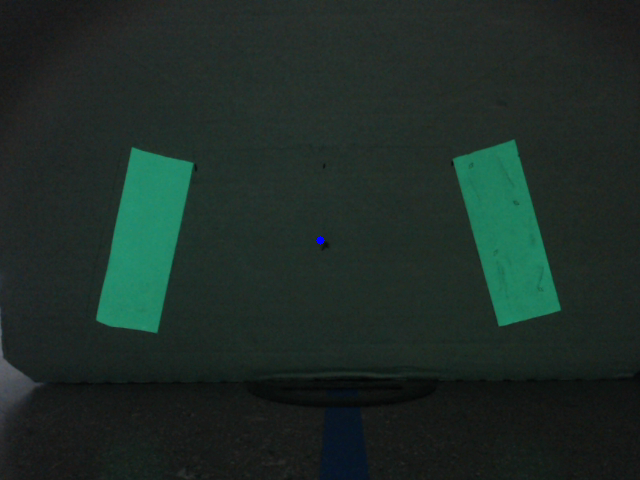
#> input picture test_photos/0degrees_18inches.png, 640 x 480 px
$ python hsv_plot.py
#> lines starting #> are read from the running program, lines starting #| are printed output that depends on the picture
import matplotlib.pyplot as plt
from mpl_toolkits.mplot3d import Axes3D
from matplotlib import cm
from matplotlib import colors
from sklearn.cluster import KMeans

import numpy as np
import cv2


img = cv2.imread('test_photos/0degrees_18inches.png')
#> img is the input picture: shape (480, 640, 3); mean B, G, R 38.9, 44.4, 29.9
hsv = cv2.cvtColor(img, cv2.COLOR_BGR2HSV)
#> hsv: shape (480, 640, 3); mean H, S, V 73.2, 66.3, 44.8

h, s, v = cv2.split(img)
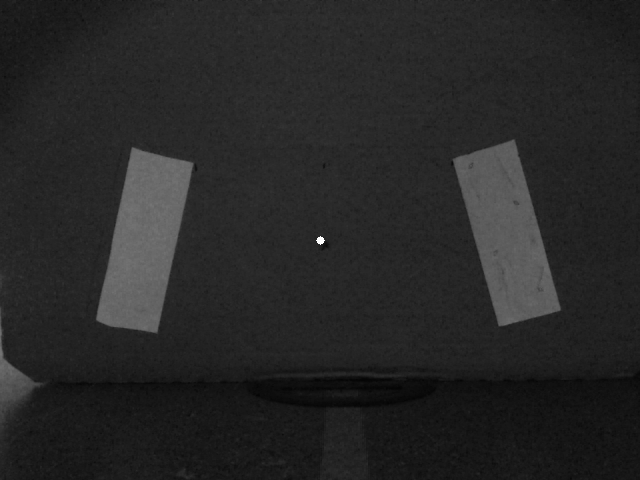
#> h: shape (480, 640); min 4, max 255, mean 38.9
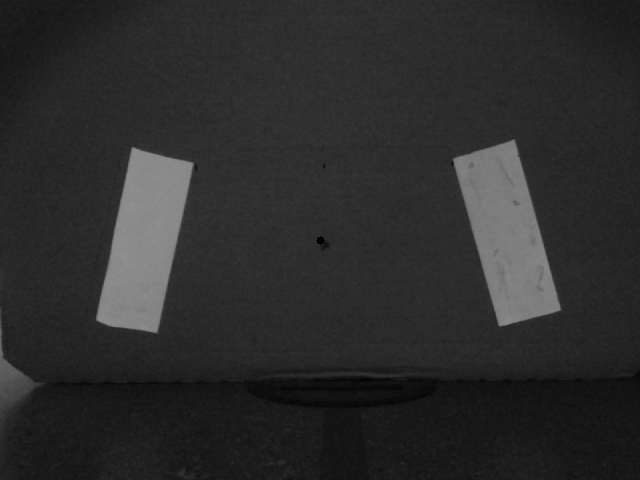
#> s: shape (480, 640); min 0, max 145, mean 44.4
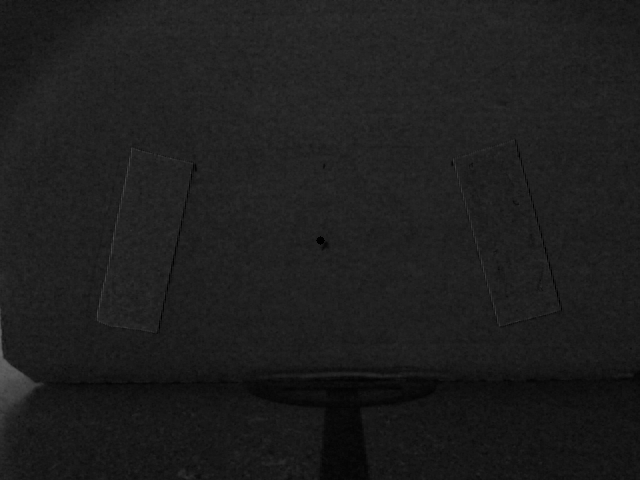
#> v: shape (480, 640); min 0, max 104, mean 29.9

fig = plt.figure()

axis = fig.add_subplot(1, 1, 1, projection="3d")

pixel_colors = img.reshape((np.shape(img)[0]*np.shape(img)[1], 3))

norm = colors.Normalize(vmin=-1.,vmax=1.)
norm.autoscale(pixel_colors)
pixel_colors = norm(pixel_colors).tolist()
#> pixel_colors = 307200 items

axis.scatter(h.flatten(), s.flatten(), v.flatten(), facecolors=pixel_colors, marker=".")

axis.set_xlabel("Hue")
axis.set_ylabel("Saturation")
axis.set_zlabel("Value")


plt.show()
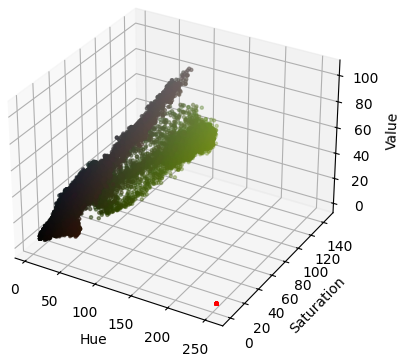
#> figure drawn by matplotlib, 1 panel

$ run again, with test_photos/0degrees_24inches.png copied over test_photos/0degrees_18inches.png
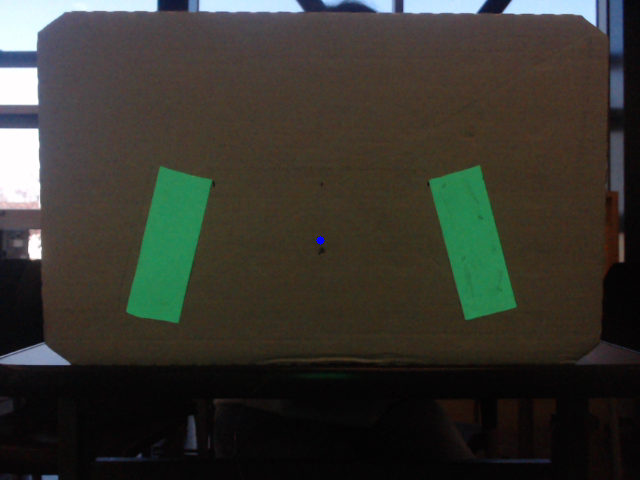
#> input picture test_photos/0degrees_24inches.png, 640 x 480 px
#> img is the input picture: shape (480, 640, 3); mean B, G, R 46, 53.3, 54
#> hsv: shape (480, 640, 3); mean H, S, V 49.4, 82.1, 61.4
#> `h, s, v = cv2.split(img)`:
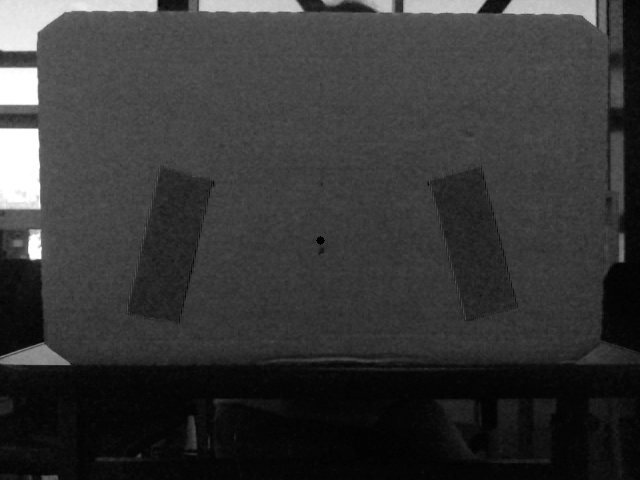
#> v: shape (480, 640); min 0, max 255, mean 54
#> pixel_colors = 307200 items
#> `plt.show()`:
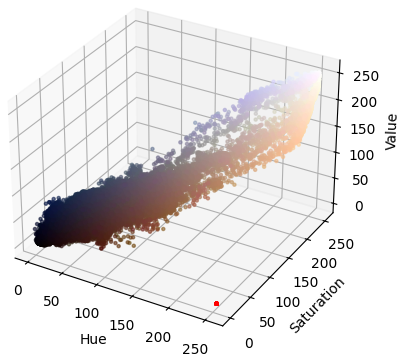
#> figure drawn by matplotlib, 1 panel

$ run again, with test_photos/0degrees_36inches.png copied over test_photos/0degrees_18inches.png
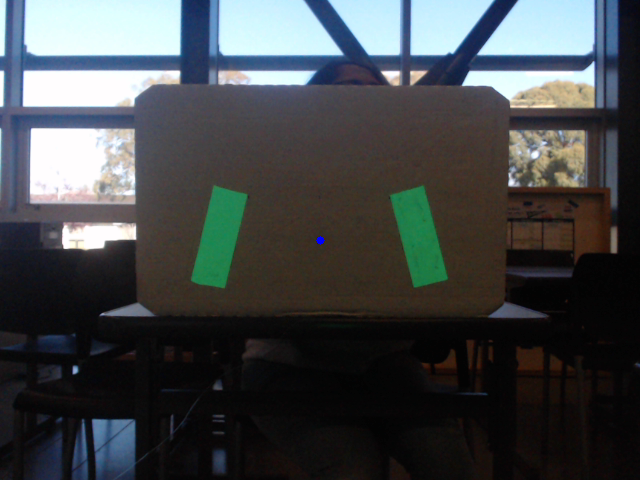
#> input picture test_photos/0degrees_36inches.png, 640 x 480 px
#> img is the input picture: shape (480, 640, 3); mean B, G, R 73.1, 71, 67.1
#> hsv: shape (480, 640, 3); mean H, S, V 72.1, 68.6, 80.4
#> `h, s, v = cv2.split(img)`:
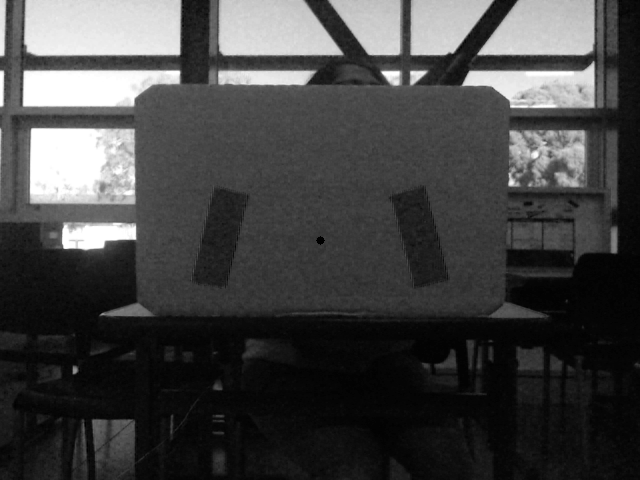
#> v: shape (480, 640); min 0, max 255, mean 67.1
#> pixel_colors = 307200 items
#> `plt.show()`:
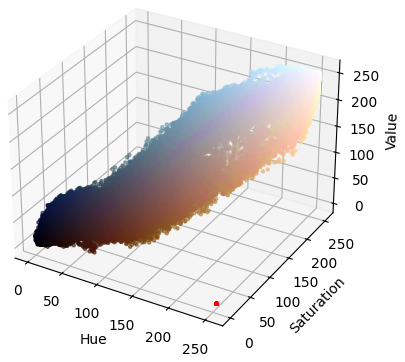
#> figure drawn by matplotlib, 1 panel

$ run again, with test_photos/0degrees_48inches.png copied over test_photos/0degrees_18inches.png
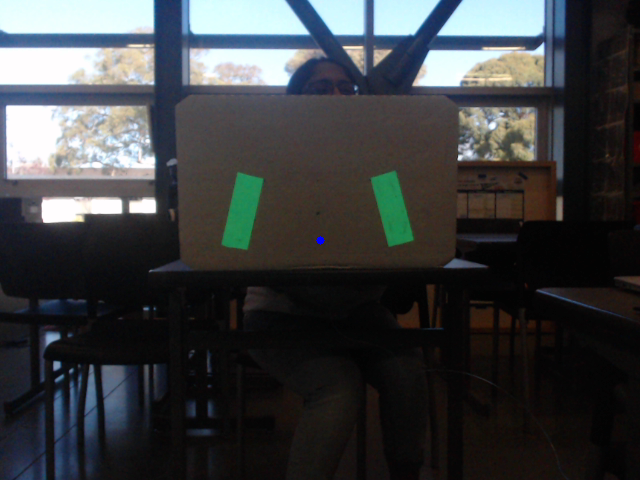
#> input picture test_photos/0degrees_48inches.png, 640 x 480 px
#> img is the input picture: shape (480, 640, 3); mean B, G, R 64.3, 62.3, 59.9
#> hsv: shape (480, 640, 3); mean H, S, V 70.1, 64.5, 70.1
#> `h, s, v = cv2.split(img)`:
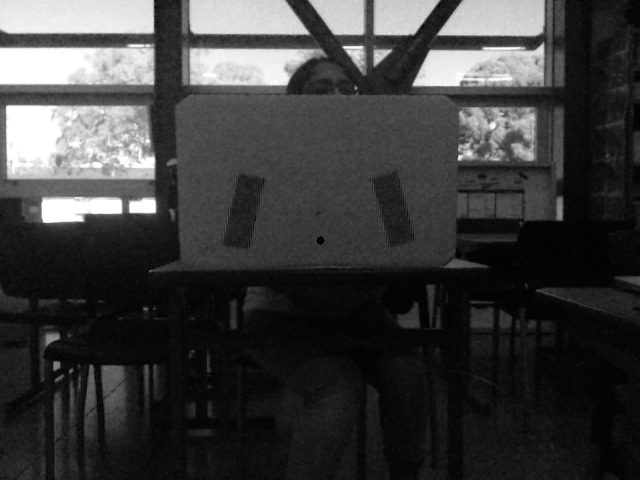
#> v: shape (480, 640); min 0, max 255, mean 59.9
#> pixel_colors = 307200 items
#> `plt.show()`:
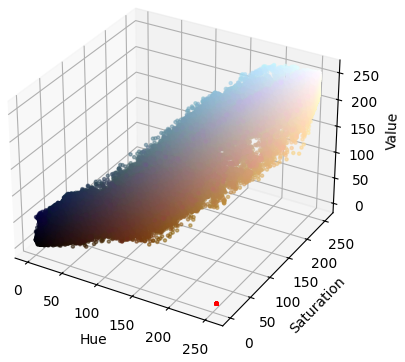
#> figure drawn by matplotlib, 1 panel
